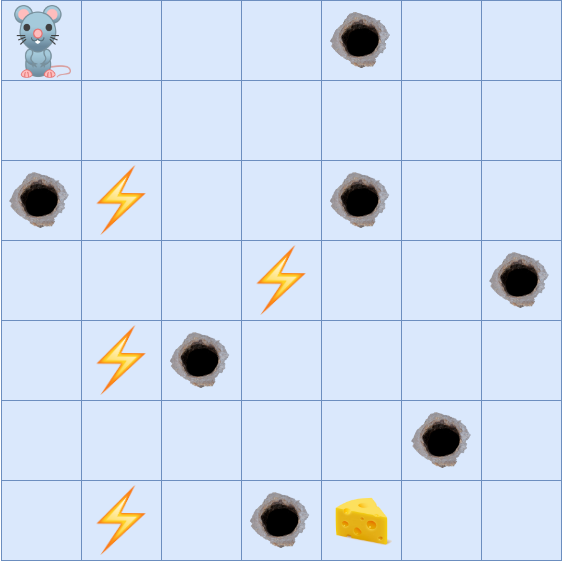
#> input picture Q-Learning/images/alive/field_y0_x0.png, 562 x 561 px; its folder holds only this picture in this run
$ python main.py
#> lines starting #> are read from the running program, lines starting #| are printed output that depends on the picture
### Q-Learning/environment.py
import numpy as np
import random as rnd
import matplotlib.pyplot as plt
from PIL import Image
from playsound import playsound


class Environment:

    def __init__(self):
        self.field = np.zeros((7, 7))  # Creating our 7x7 field
        self.rat_position_x = 0  # Setting rat initial position on the 'x' axe
        self.rat_position_y = 0  # Setting rat initial position on the 'y' axe

        self.field[0][4] = self.field[2][0] = self.field[2][4] = self.field[3][6] = self.field[4][2] = self.field[5][5] = self.field[6][3] = 1  # Setting the holes
        self.field[2][1] = self.field[3][3] = self.field[4][1] = self.field[6][1] = 2  # Setting the light traps
        self.field[6][4] = 4  # Setting the cheese

        self.available_actions = ['up', 'down', 'left', 'right']
        self.life_time = 40  # The max number of timesteps in a episode before the mouse die of starvation
        self.step_cost = 1  # The reward cost of each move
        self.death = False  # Track if the mouse is death or not
        self.done = False  # Track if the episode is finished or not
        self.reward = 0  # # Track the total reward of the single episode
        self.journey = [(0, 0)]  # Store the historical moves of the mouse
        self.trigger_chance_of_trap = 0.5  # Set the trigger chance of the trap when meet the mouse

    def get_available_actions(self):
        # Return all available actions that we can do in the environment
        return self.available_actions

    def get_actions_n(self):
        # Return the total number of all available actions that we can do in the environment
        return len(self.available_actions)

    def get_state_size(self):
        n_row = self.field.shape[0]
        n_col = self.field.shape[1]
        return n_row, n_col

    def step(self, action):
        # Make a move following the action in the current system state, returning back the new state, the reward
        # and if the episode is ended or not

        self.reward = -self.step_cost  # The cost of doing a single step
        self.life_time -= self.step_cost  # Decrease the total life of the rat

        if action == "up":
            if not self.rat_position_y == 0:  # if we are not on high border
                self.rat_position_y -= 1  # Moving up
        elif action == "down":
            if not self.rat_position_y == 6:  # if we are not on lower border
                self.rat_position_y += 1  # Moving down
        elif action == "left":
            if not self.rat_position_x == 0:  # if we are not on left border
                self.rat_position_x -= 1  # Moving to the left
        elif action == "right":
            if not self.rat_position_x == 6:  # if we are not on right border
                self.rat_position_x += 1  # Moving to the right

        self._check_the_spot()
        self.journey.append((self.rat_position_y, self.rat_position_x))

        return (self.rat_position_y, self.rat_position_x), self.reward, self.done

    def render(self):
        # Show a playback of the current episode
        journey_len = len(self.journey) - 1
        for index, coord in enumerate(self.journey):
            if index == journey_len:  # If we are at the last move
                if coord == (6, 4):  # If we had reach the cheese, we had won!
                    image_path = "images/alive/field_y{}_x{}.png".format(coord[0], coord[1])
                else:  # If the last move is on a trap...see you at hell!
                    image_path = "images/death/field_y{}_x{}.png".format(coord[0], coord[1])
                    if self.field[coord[0], coord[1]] == 2:
                        playsound('sound/Shock.mp3')
                    else:
                        playsound('sound/Whilelm_scream.wav')
            else:
                image_path = "images/alive/field_y{}_x{}.png".format(coord[0], coord[1])

            im = Image.open(image_path)
            plt.figure(figsize=(16, 9))
            plt.imshow(im)
            plt.title("On going experiment..")
            plt.pause(1)

            if index == journey_len and coord == (6, 4):  # If we had reach the cheese, we had won!
                playsound('sound/Victory.wav')

            plt.close()

        plt.pause(5)

    def reset(self):
        # Reset the environment in order to run a new episode
        self.rat_position_x = 0  # Setting the rat initial position
        self.rat_position_y = 0  # Setting the rat initial position
        self.life_time = 40
        self.death = False
        self.done = False
        self.journey = [(0, 0)]  # Store the historical moves of the mouse
        return self.rat_position_y, self.rat_position_x

    def _check_the_spot(self):
        if self.field[self.rat_position_y, self.rat_position_x] == 1:  # If there's a hole, have a nice trip my buddy!
            self._rip_mouse()
            print("The subject fell down through the hole!")
        elif self.field[self.rat_position_y, self.rat_position_x] == 2:  # If there's the trap..pray my buddy!
            if int(rnd.uniform(0, 1)) < self.trigger_chance_of_trap:  # Chance that the trap is activated
                self._rip_mouse()
                print("The trap's triggered! and cooked the subject..")
        elif self.field[self.rat_position_y, self.rat_position_x] == 4:
            self._victory()

        if self.life_time == 0 and not self.death:  # If the rat's life is ended, RIP old my buddy
            print("The subject die for age! RIP my old buddy...")
            self._rip_mouse()

    def _rip_mouse(self):
        self.death = True
        self.done = True
        self.reward = -100

    def _victory(self):
        self.done = True
        self.reward = 200
        print("The subject has reached the prize!")

### Q-Learning/agent.py
import numpy as np
import random as rnd
rnd.seed(42)
np.random.seed(42)


class Agent:
    def __init__(self, state_size, action_size, n_episodes):
        """
        :param state_size: specific the size of a single state
        :param action_size: specific the number of all the possible actions
        :param n_episodes: specific the number of episodes for our training
        """
        self.state_size = state_size  # Specific the size of observation coming from the environment
        self.action_size = action_size  # Specific the number of the available actions (up, down, left, right)

        self.gamma = 0.98  # Indicate how much important are the future rewards
        self.epsilon = 1.0  # Indicates the probability to do a random choice instead a smart choice
        self.epsilon_min = 0.01  # Indicates the minimum probability to do a random choice
        self.epsilon_decay = self.epsilon / n_episodes  #
        self.firstIter = True  # Monitor if we are in our first action
        self.discount = 0.8  # Discount factor for the Q-value formula
        self.Q_table = np.zeros((state_size[0], state_size[1], action_size))

    def act(self, state, episode, train_mode):
        # Decay epsilon
        self.epsilon = (np.exp(-0.01 * episode))

        # Determine if the next action will be a random move or with strategy
        if train_mode and self.epsilon > np.random.rand():  # Do a random action (Exploration)
            return rnd.randrange(self.action_size)  # Return a random action only in train phase
        else:
            return np.argmax(self.Q_table[state])  # Return the best action for the current state (Exploitation)

    def learn(self, state, action, next_state, reward):
        # Getting the actual x,y coordinates of the current state
        y = state[0]
        x = state[1]
        # Getting the new x,y coordinates of the next state that we had
        n_y = next_state[0]
        n_x = next_state[1]

        # Q[s, a] = Q[s, a] + ALPHA * (reward + GAMMA * mx.nd.max(Q[observation, :]) - Q[s, a])
        self.Q_table[y, x, action] = \
            self.Q_table[y, x, action] + \
            self.discount * (reward + self.gamma * np.amax(self.Q_table[n_y, n_x, :]) - self.Q_table[y, x, action])

    def get_q_table(self):
        return self.Q_table

### Q-Learning/main.py
from environment import Environment
from agent import Agent
import matplotlib.pyplot as plt

n_episodes = 500
env = Environment()
agent = Agent(state_size=env.get_state_size(), action_size=env.get_actions_n(), n_episodes=n_episodes)
actions = env.get_available_actions()  # Getting the available action of the environment
episode_rewards = []

for ep in range(n_episodes):
    done = False
    ep_reward = reward = step = 0
    state = env.reset()

    while not done:
        action = agent.act(state, ep, train_mode=True)  # The agent choose an action based on the current state
        next_state, reward, done = env.step(actions[action])  # Getting the next state and reward based on the action choose
        agent.learn(state, action, next_state, reward)

        ep_reward += reward
        step += 1
        state = next_state

    episode_rewards.append(ep_reward)


# Showing the learning graph
fig = plt.figure()
ax1 = fig.add_subplot(111)
ax1.plot(episode_rewards, '-g', label='reward')
ax1.set_xlabel("episode")
ax1.set_ylabel("reward")
ax1.legend(loc=2)
plt.title("Training Progress")
plt.show()
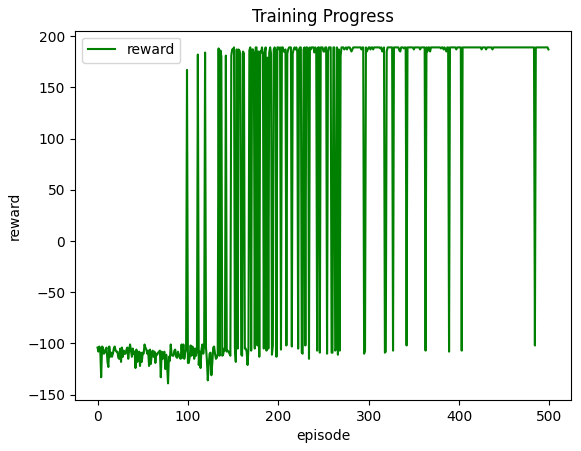
#> figure drawn by matplotlib, 1 panel; curve peaks at x = 151, y = 189

# Testing our agent
for ep in range(1):
    done = False
    reward = 0
    state = env.reset()

    while not done:
        action = agent.act(state, ep, train_mode=False)  # The agent choose an action based on the current state
        next_state, reward, done = env.step(actions[action])  # Getting the next state and reward based on the action choose
        state = next_state

    env.render()  # Showing a step by step presentation of a episode
#> in render, im is the input picture: PIL image 562x561 RGBA; mean R, G, B, A 208.7, 221.1, 238.3, 255
#> (the run stopped early here; a loop or call above may not have finished)
